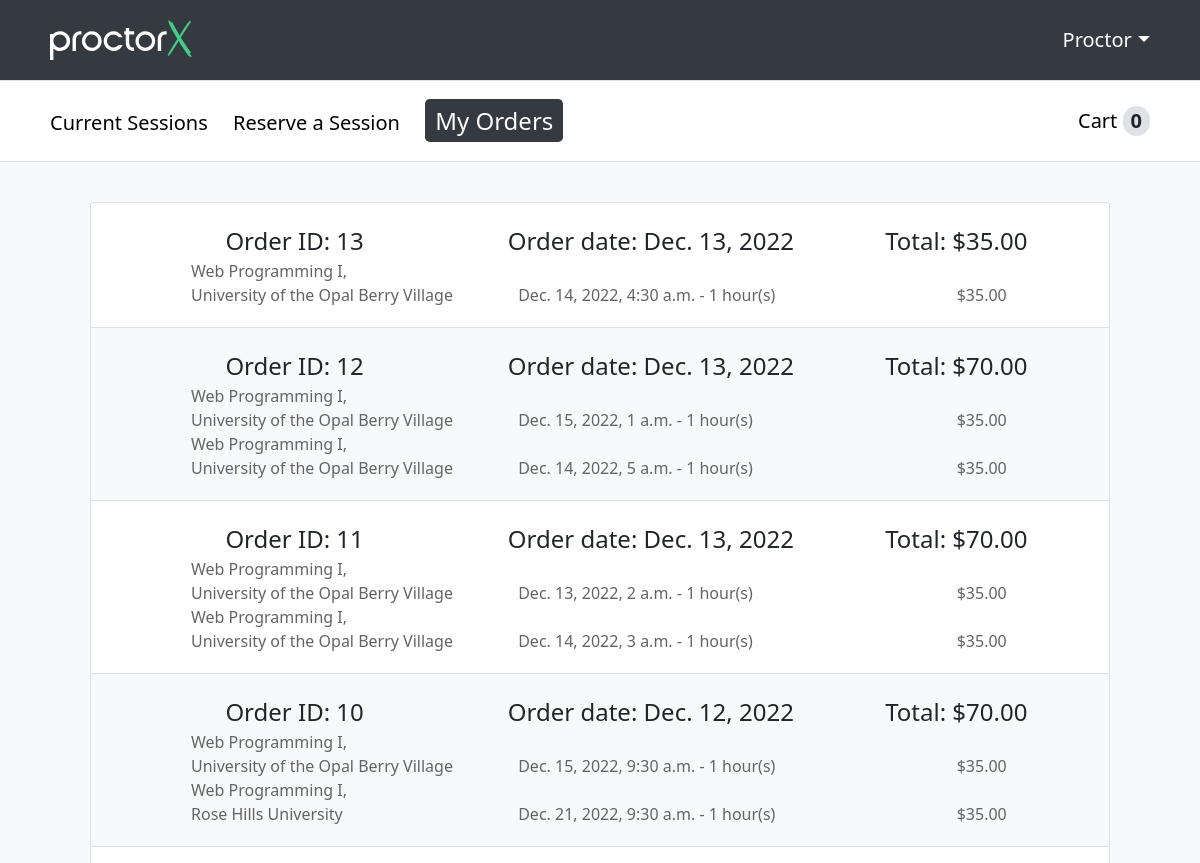
Page /student/order (signed in, upper part) on the earlier database version.
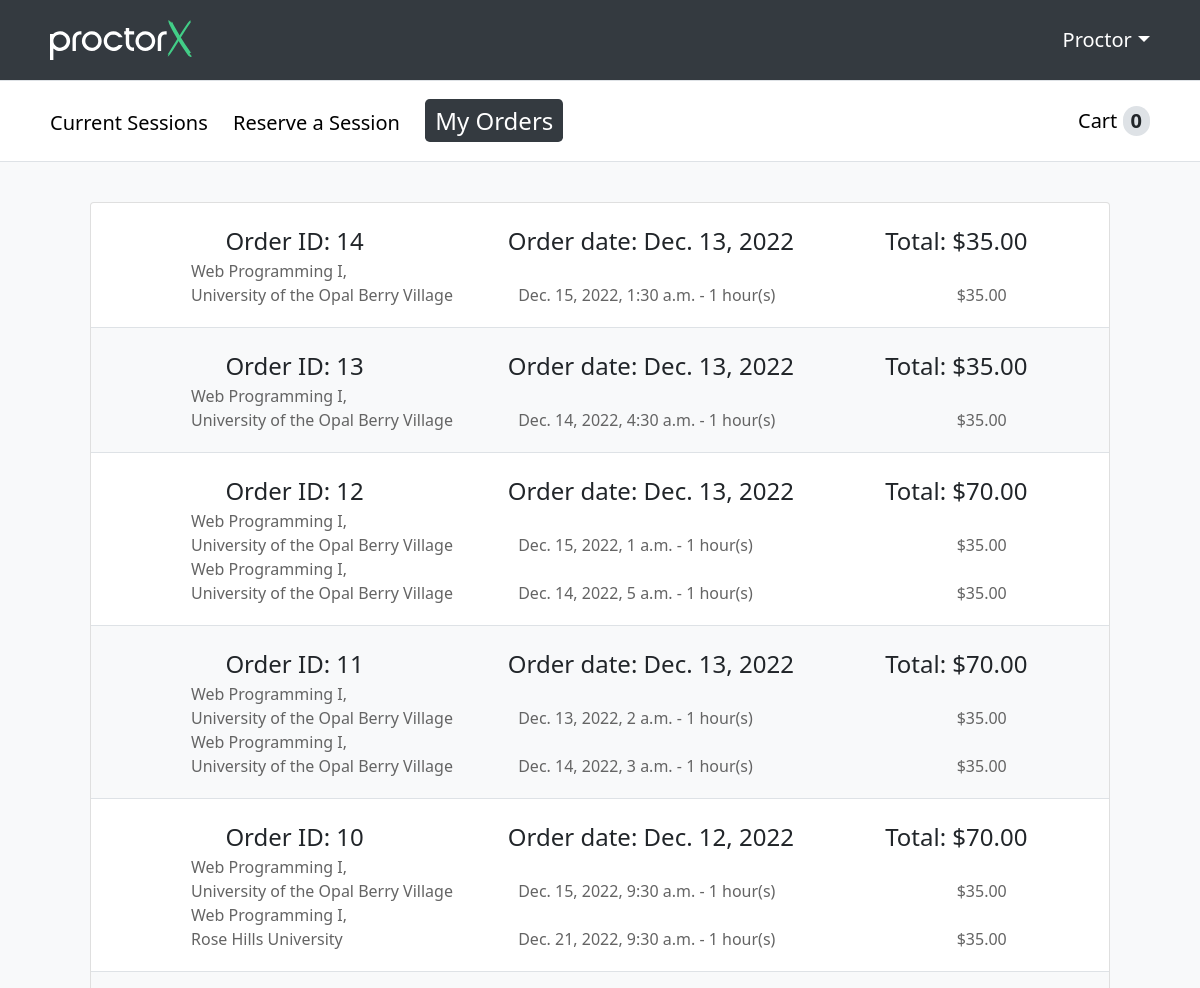
Same page on the later database version.
### proctorx/models.py (models this page shows)
class Order(models.Model):
    date_placed = models.DateTimeField(default=datetime.datetime.now())
    total = models.DecimalField(decimal_places=2, max_digits= 9)
    student = models.ForeignKey(Student, on_delete=models.CASCADE)

class Session(models.Model):
    session_status = (
    ('scheduled', 'scheduled'),
    ('completed', 'completed'),
    ('cancelled', 'cancelled'),
    )
    payment_status = (
    ('paid', 'paid'),
    ('pending', 'pending'),
    ('rejected', 'rejected'),
    )
    student = models.ForeignKey(Student, on_delete=models.CASCADE)
    exam_date_time = models.DateTimeField(default=datetime.datetime.now())
    university = models.CharField(max_length=50)
    exam_name = models.CharField(max_length=50)
    exam_length = models.IntegerField(choices=((1,1),(2,2),(3,3)), db_column = 'exam length (hrs)', default=1)
    session_status = models.CharField(choices=session_status, max_length=20)
    date_purchased = models.DateField(null=True, blank=True)
    cost = models.DecimalField(decimal_places=2, max_digits= 9)
    payment_status = models.CharField(choices=payment_status, max_length=20)
    order = models.ForeignKey(Order, on_delete=models.CASCADE, null=True)

### proctorx/views.py (the view)
# urls.py: path('student/order', views.order),
@ login_required(login_url='/login')
def order(request):
    orders_list = []
    orders = Order.objects.filter(student_id=request.user.id)
    if len(orders) > 0:
        for order in orders:
            obj_sub = {}
            sessions = Session.objects.filter(order_id=order.id)
            obj_sub['order_id'] = order.id
            obj_sub['date'] = order.date_placed.date()
            obj_sub['total'] = order.total
            obj_sub['sessions'] = sessions
            orders_list.append(obj_sub)
        orders_list.reverse()
        context = context = {
            'cart_items_number': get_cart_items_number(request.user),
            'orders': orders_list,
        }
    else:
        context = {'cart_items_number': get_cart_items_number(request.user)}
    return render(request, 'order.html', context=context)

### proctorx/functions.py (called while the page is built)
def get_cart_items_number(user):
    result = len(Session.objects.filter(student_id = user.id).filter(session_status = 'Cart'))
    return result

### proctorx/models.py (called while the page is built)
    def __str__(self):
        return self.first_name

### proctorx/templates/order.html (shortened to what this page needs)
{% extends 'student_template.html' %}
{% block content %}
<div class="order-container">
    {% for order in orders %}
    <div class="order">
        <ul class="order-heading">
            <li class="order-number fs-4">Order ID: {{ order.order_id }} </li>
            <li class="order-date fs-4">Order date: {{ order.date }}</li>
            <li class="order-total-cost fs-4">Total: ${{ order.total }}</li>
        </ul>
        {% for session in order.sessions %}
        <ul class="order-details">
            <li class="order-exam-name">{{ session.exam_name }}, <br> {{ session.university }}  </li>
            <li class="order-exam-length"><br>{{ session.exam_date_time }} - {{ session.exam_length }} hour(s)</li>
            <li class="order-exam-cost"><br>${{ session.cost }}</li>
        </ul>
        {% endfor %}
    </div>
    {% endfor %}
</div>
{% endblock %}

Differences in the rows shown:
added Order: order_id "14", date "Dec. 13, 2022", total "35.00"
added Session: exam_name "Web Programming I", university "University of the Opal Berry Village", exam_date_time "Dec. 15, 2022, 1:30 a.m.", exam_length "1", cost "35.00", shown under "14"
